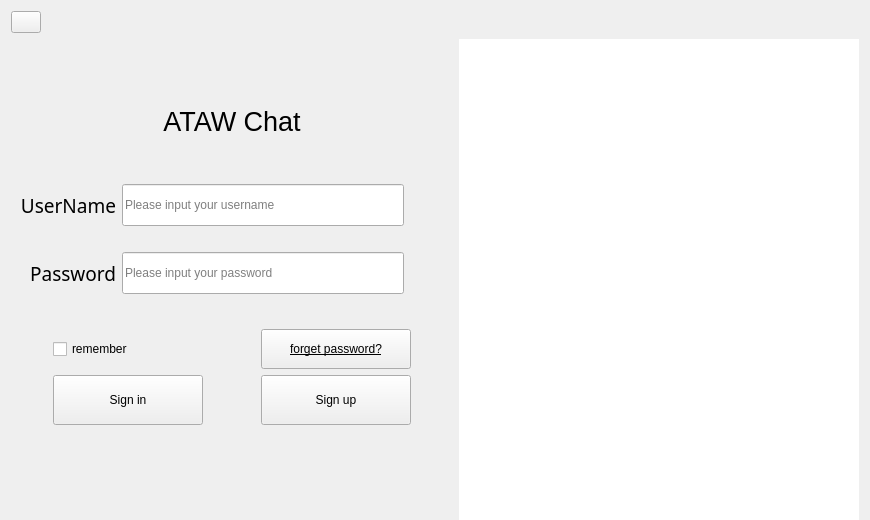
<?xml version="1.0" encoding="UTF-8"?>
<ui version="4.0">
 <class>Page_login</class>
 <widget class="QWidget" name="Page_login">
  <property name="geometry">
   <rect>
    <x>0</x>
    <y>0</y>
    <width>870</width>
    <height>520</height>
   </rect>
  </property>
  <property name="minimumSize">
   <size>
    <width>870</width>
    <height>520</height>
   </size>
  </property>
  <property name="maximumSize">
   <size>
    <width>900</width>
    <height>520</height>
   </size>
  </property>
  <property name="sizeIncrement">
   <size>
    <width>0</width>
    <height>0</height>
   </size>
  </property>
  <property name="windowTitle">
   <string>登录</string>
  </property>
  <property name="windowIcon">
   <iconset resource="res.qrc">
    <normaloff>:/icon</normaloff>:/icon</iconset>
  </property>
  <property name="toolTip">
   <string>这是登录界面</string>
  </property>
  <property name="styleSheet">
   <string notr="true"/>
  </property>
  <layout class="QGridLayout" name="gridLayout">
   <item row="1" column="1" rowspan="9">
    <widget class="QLabel" name="lb_image">
     <property name="minimumSize">
      <size>
       <width>400</width>
       <height>500</height>
      </size>
     </property>
     <property name="maximumSize">
      <size>
       <width>400</width>
       <height>16777215</height>
      </size>
     </property>
     <property name="styleSheet">
      <string notr="true">background-color: rgb(255, 255, 255);</string>
     </property>
     <property name="text">
      <string/>
     </property>
    </widget>
   </item>
   <item row="4" column="0">
    <spacer name="verticalSpacer_5">
     <property name="orientation">
      <enum>Qt::Vertical</enum>
     </property>
     <property name="sizeType">
      <enum>QSizePolicy::Maximum</enum>
     </property>
     <property name="sizeHint" stdset="0">
      <size>
       <width>20</width>
       <height>8</height>
      </size>
     </property>
    </spacer>
   </item>
   <item row="7" column="0">
    <widget class="QWidget" name="widget" native="true">
     <property name="minimumSize">
      <size>
       <width>0</width>
       <height>45</height>
      </size>
     </property>
     <property name="maximumSize">
      <size>
       <width>16777215</width>
       <height>200</height>
      </size>
     </property>
     <layout class="QGridLayout" name="gridLayout_2">
      <property name="topMargin">
       <number>0</number>
      </property>
      <item row="3" column="4">
       <widget class="QPushButton" name="btn_register">
        <property name="minimumSize">
         <size>
          <width>150</width>
          <height>50</height>
         </size>
        </property>
        <property name="maximumSize">
         <size>
          <width>150</width>
          <height>16777215</height>
         </size>
        </property>
        <property name="styleSheet">
         <string notr="true"/>
        </property>
        <property name="text">
         <string>Sign up</string>
        </property>
       </widget>
      </item>
      <item row="3" column="3">
       <spacer name="horizontalSpacer_2">
        <property name="orientation">
         <enum>Qt::Horizontal</enum>
        </property>
        <property name="sizeType">
         <enum>QSizePolicy::Minimum</enum>
        </property>
        <property name="sizeHint" stdset="0">
         <size>
          <width>40</width>
          <height>20</height>
         </size>
        </property>
       </spacer>
      </item>
      <item row="3" column="1">
       <widget class="QPushButton" name="bin_login">
        <property name="minimumSize">
         <size>
          <width>150</width>
          <height>50</height>
         </size>
        </property>
        <property name="maximumSize">
         <size>
          <width>150</width>
          <height>16777215</height>
         </size>
        </property>
        <property name="styleSheet">
         <string notr="true"/>
        </property>
        <property name="text">
         <string>Sign in</string>
        </property>
       </widget>
      </item>
      <item row="1" column="4">
       <widget class="QPushButton" name="btn_forget">
        <property name="minimumSize">
         <size>
          <width>0</width>
          <height>40</height>
         </size>
        </property>
        <property name="maximumSize">
         <size>
          <width>200</width>
          <height>16777215</height>
         </size>
        </property>
        <property name="font">
         <font>
          <underline>true</underline>
         </font>
        </property>
        <property name="layoutDirection">
         <enum>Qt::RightToLeft</enum>
        </property>
        <property name="text">
         <string>forget password?</string>
        </property>
       </widget>
      </item>
      <item row="3" column="5">
       <spacer name="horizontalSpacer_3">
        <property name="orientation">
         <enum>Qt::Horizontal</enum>
        </property>
        <property name="sizeHint" stdset="0">
         <size>
          <width>40</width>
          <height>20</height>
         </size>
        </property>
       </spacer>
      </item>
      <item row="2" column="4">
       <spacer name="verticalSpacer_4">
        <property name="orientation">
         <enum>Qt::Vertical</enum>
        </property>
        <property name="sizeType">
         <enum>QSizePolicy::Maximum</enum>
        </property>
        <property name="sizeHint" stdset="0">
         <size>
          <width>20</width>
          <height>13</height>
         </size>
        </property>
       </spacer>
      </item>
      <item row="4" column="3">
       <spacer name="verticalSpacer">
        <property name="orientation">
         <enum>Qt::Vertical</enum>
        </property>
        <property name="sizeType">
         <enum>QSizePolicy::Maximum</enum>
        </property>
        <property name="sizeHint" stdset="0">
         <size>
          <width>20</width>
          <height>35</height>
         </size>
        </property>
       </spacer>
      </item>
      <item row="1" column="1">
       <widget class="QCheckBox" name="cb_remember">
        <property name="minimumSize">
         <size>
          <width>0</width>
          <height>40</height>
         </size>
        </property>
        <property name="text">
         <string>remember</string>
        </property>
       </widget>
      </item>
      <item row="3" column="0">
       <spacer name="horizontalSpacer_4">
        <property name="orientation">
         <enum>Qt::Horizontal</enum>
        </property>
        <property name="sizeHint" stdset="0">
         <size>
          <width>40</width>
          <height>20</height>
         </size>
        </property>
       </spacer>
      </item>
      <item row="1" column="2" colspan="2">
       <spacer name="horizontalSpacer_5">
        <property name="orientation">
         <enum>Qt::Horizontal</enum>
        </property>
        <property name="sizeHint" stdset="0">
         <size>
          <width>40</width>
          <height>20</height>
         </size>
        </property>
       </spacer>
      </item>
     </layout>
    </widget>
   </item>
   <item row="5" column="0">
    <widget class="QWidget" name="widget_2" native="true">
     <property name="minimumSize">
      <size>
       <width>0</width>
       <height>100</height>
      </size>
     </property>
     <property name="maximumSize">
      <size>
       <width>16777215</width>
       <height>150</height>
      </size>
     </property>
     <layout class="QGridLayout" name="gridLayout_3">
      <property name="bottomMargin">
       <number>0</number>
      </property>
      <item row="0" column="2">
       <spacer name="horizontalSpacer">
        <property name="orientation">
         <enum>Qt::Horizontal</enum>
        </property>
        <property name="sizeType">
         <enum>QSizePolicy::Minimum</enum>
        </property>
        <property name="sizeHint" stdset="0">
         <size>
          <width>40</width>
          <height>20</height>
         </size>
        </property>
       </spacer>
      </item>
      <item row="0" column="1">
       <widget class="QLineEdit" name="le_username">
        <property name="minimumSize">
         <size>
          <width>0</width>
          <height>42</height>
         </size>
        </property>
        <property name="maxLength">
         <number>8</number>
        </property>
        <property name="placeholderText">
         <string>Please input your username</string>
        </property>
       </widget>
      </item>
      <item row="3" column="0">
       <widget class="QLabel" name="lb2">
        <property name="font">
         <font>
          <family>Noto Rashi Hebrew Light</family>
          <pointsize>14</pointsize>
         </font>
        </property>
        <property name="text">
         <string>Password</string>
        </property>
        <property name="alignment">
         <set>Qt::AlignRight|Qt::AlignTrailing|Qt::AlignVCenter</set>
        </property>
       </widget>
      </item>
      <item row="0" column="0">
       <widget class="QLabel" name="lb1">
        <property name="font">
         <font>
          <family>Noto Rashi Hebrew Light</family>
          <pointsize>14</pointsize>
         </font>
        </property>
        <property name="text">
         <string>UserName</string>
        </property>
        <property name="alignment">
         <set>Qt::AlignRight|Qt::AlignTrailing|Qt::AlignVCenter</set>
        </property>
       </widget>
      </item>
      <item row="3" column="1">
       <widget class="QLineEdit" name="le_password">
        <property name="minimumSize">
         <size>
          <width>0</width>
          <height>42</height>
         </size>
        </property>
        <property name="maxLength">
         <number>8</number>
        </property>
        <property name="echoMode">
         <enum>QLineEdit::Password</enum>
        </property>
        <property name="placeholderText">
         <string>Please input your password</string>
        </property>
       </widget>
      </item>
      <item row="1" column="1">
       <spacer name="verticalSpacer_2">
        <property name="orientation">
         <enum>Qt::Vertical</enum>
        </property>
        <property name="sizeType">
         <enum>QSizePolicy::Maximum</enum>
        </property>
        <property name="sizeHint" stdset="0">
         <size>
          <width>20</width>
          <height>20</height>
         </size>
        </property>
       </spacer>
      </item>
     </layout>
    </widget>
   </item>
   <item row="3" column="0">
    <widget class="QLabel" name="lb_title">
     <property name="minimumSize">
      <size>
       <width>0</width>
       <height>50</height>
      </size>
     </property>
     <property name="maximumSize">
      <size>
       <width>16777215</width>
       <height>140</height>
      </size>
     </property>
     <property name="font">
      <font>
       <pointsize>20</pointsize>
      </font>
     </property>
     <property name="styleSheet">
      <string notr="true"/>
     </property>
     <property name="text">
      <string>ATAW Chat</string>
     </property>
     <property name="alignment">
      <set>Qt::AlignCenter</set>
     </property>
    </widget>
   </item>
   <item row="1" column="0">
    <spacer name="verticalSpacer_3">
     <property name="orientation">
      <enum>Qt::Vertical</enum>
     </property>
     <property name="sizeType">
      <enum>QSizePolicy::Maximum</enum>
     </property>
     <property name="sizeHint" stdset="0">
      <size>
       <width>20</width>
       <height>20</height>
      </size>
     </property>
    </spacer>
   </item>
   <item row="0" column="0">
    <widget class="QPushButton" name="setNetBut">
     <property name="maximumSize">
      <size>
       <width>30</width>
       <height>35</height>
      </size>
     </property>
     <property name="styleSheet">
      <string notr="true">border-image: url(:/网络设置.svg);</string>
     </property>
     <property name="text">
      <string/>
     </property>
    </widget>
   </item>
  </layout>
 </widget>
 <tabstops>
  <tabstop>le_username</tabstop>
  <tabstop>le_password</tabstop>
  <tabstop>btn_register</tabstop>
 </tabstops>
 <resources>
  <include location="res.qrc"/>
 </resources>
 <connections/>
</ui>
